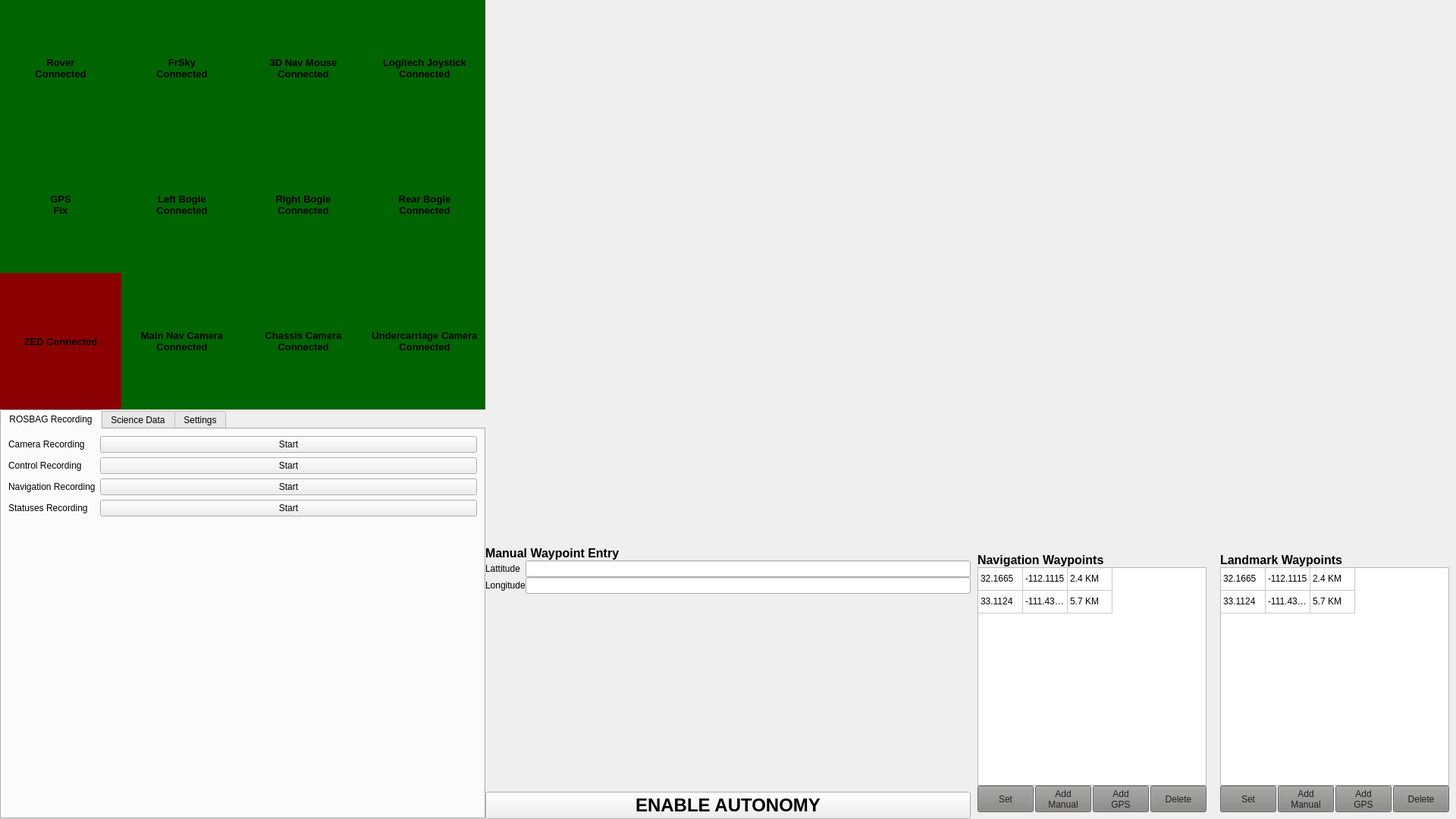
<?xml version="1.0" encoding="UTF-8"?>
<ui version="4.0">
 <class>MainWindow</class>
 <widget class="QMainWindow" name="MainWindow">
  <property name="geometry">
   <rect>
    <x>0</x>
    <y>0</y>
    <width>1920</width>
    <height>1080</height>
   </rect>
  </property>
  <property name="sizePolicy">
   <sizepolicy hsizetype="Fixed" vsizetype="Fixed">
    <horstretch>0</horstretch>
    <verstretch>0</verstretch>
   </sizepolicy>
  </property>
  <property name="minimumSize">
   <size>
    <width>1920</width>
    <height>1080</height>
   </size>
  </property>
  <property name="maximumSize">
   <size>
    <width>1920</width>
    <height>1080</height>
   </size>
  </property>
  <property name="windowTitle">
   <string>MainWindow</string>
  </property>
  <property name="windowOpacity">
   <double>1.000000000000000</double>
  </property>
  <widget class="QWidget" name="centralwidget">
   <layout class="QHBoxLayout" name="horizontalLayout">
    <property name="spacing">
     <number>0</number>
    </property>
    <property name="margin">
     <number>0</number>
    </property>
    <item>
     <layout class="QVBoxLayout" name="verticalLayout">
      <property name="spacing">
       <number>0</number>
      </property>
      <item>
       <widget class="QWidget" name="widget_4" native="true">
        <property name="sizePolicy">
         <sizepolicy hsizetype="Fixed" vsizetype="Fixed">
          <horstretch>0</horstretch>
          <verstretch>0</verstretch>
         </sizepolicy>
        </property>
        <property name="minimumSize">
         <size>
          <width>640</width>
          <height>540</height>
         </size>
        </property>
        <property name="maximumSize">
         <size>
          <width>640</width>
          <height>540</height>
         </size>
        </property>
        <layout class="QGridLayout" name="gridLayout_4">
         <property name="margin">
          <number>0</number>
         </property>
         <property name="spacing">
          <number>0</number>
         </property>
         <item row="1" column="4">
          <layout class="QGridLayout" name="gridLayout_5">
           <property name="spacing">
            <number>0</number>
           </property>
           <item row="1" column="2">
            <widget class="QLabel" name="label_9">
             <property name="sizePolicy">
              <sizepolicy hsizetype="Preferred" vsizetype="Preferred">
               <horstretch>0</horstretch>
               <verstretch>0</verstretch>
              </sizepolicy>
             </property>
             <property name="minimumSize">
              <size>
               <width>0</width>
               <height>0</height>
              </size>
             </property>
             <property name="maximumSize">
              <size>
               <width>9999999</width>
               <height>9999999</height>
              </size>
             </property>
             <property name="font">
              <font>
               <pointsize>10</pointsize>
               <weight>75</weight>
               <bold>true</bold>
              </font>
             </property>
             <property name="styleSheet">
              <string notr="true">background-color:darkgreen;</string>
             </property>
             <property name="frameShape">
              <enum>QFrame::NoFrame</enum>
             </property>
             <property name="text">
              <string>Left Bogie
Connected</string>
             </property>
             <property name="alignment">
              <set>Qt::AlignCenter</set>
             </property>
            </widget>
           </item>
           <item row="0" column="2">
            <widget class="QLabel" name="label_4">
             <property name="sizePolicy">
              <sizepolicy hsizetype="Preferred" vsizetype="Preferred">
               <horstretch>0</horstretch>
               <verstretch>0</verstretch>
              </sizepolicy>
             </property>
             <property name="minimumSize">
              <size>
               <width>0</width>
               <height>0</height>
              </size>
             </property>
             <property name="maximumSize">
              <size>
               <width>9999999</width>
               <height>9999999</height>
              </size>
             </property>
             <property name="sizeIncrement">
              <size>
               <width>0</width>
               <height>0</height>
              </size>
             </property>
             <property name="font">
              <font>
               <pointsize>10</pointsize>
               <weight>75</weight>
               <bold>true</bold>
              </font>
             </property>
             <property name="styleSheet">
              <string notr="true">background-color:darkgreen;</string>
             </property>
             <property name="text">
              <string>FrSky
Connected</string>
             </property>
             <property name="alignment">
              <set>Qt::AlignCenter</set>
             </property>
            </widget>
           </item>
           <item row="1" column="3">
            <widget class="QLabel" name="label_10">
             <property name="sizePolicy">
              <sizepolicy hsizetype="Preferred" vsizetype="Preferred">
               <horstretch>0</horstretch>
               <verstretch>0</verstretch>
              </sizepolicy>
             </property>
             <property name="minimumSize">
              <size>
               <width>0</width>
               <height>0</height>
              </size>
             </property>
             <property name="maximumSize">
              <size>
               <width>9999999</width>
               <height>9999999</height>
              </size>
             </property>
             <property name="font">
              <font>
               <pointsize>10</pointsize>
               <weight>75</weight>
               <bold>true</bold>
              </font>
             </property>
             <property name="autoFillBackground">
              <bool>false</bool>
             </property>
             <property name="styleSheet">
              <string notr="true">background-color:darkgreen;</string>
             </property>
             <property name="text">
              <string>Right Bogie
Connected</string>
             </property>
             <property name="alignment">
              <set>Qt::AlignCenter</set>
             </property>
            </widget>
           </item>
           <item row="1" column="0">
            <widget class="QLabel" name="label_8">
             <property name="sizePolicy">
              <sizepolicy hsizetype="Preferred" vsizetype="Preferred">
               <horstretch>0</horstretch>
               <verstretch>0</verstretch>
              </sizepolicy>
             </property>
             <property name="minimumSize">
              <size>
               <width>0</width>
               <height>0</height>
              </size>
             </property>
             <property name="maximumSize">
              <size>
               <width>9999999</width>
               <height>9999999</height>
              </size>
             </property>
             <property name="font">
              <font>
               <pointsize>10</pointsize>
               <weight>75</weight>
               <bold>true</bold>
              </font>
             </property>
             <property name="autoFillBackground">
              <bool>false</bool>
             </property>
             <property name="styleSheet">
              <string notr="true">background-color:darkgreen;</string>
             </property>
             <property name="text">
              <string>GPS
Fix</string>
             </property>
             <property name="alignment">
              <set>Qt::AlignCenter</set>
             </property>
            </widget>
           </item>
           <item row="0" column="4">
            <widget class="QLabel" name="label_19">
             <property name="sizePolicy">
              <sizepolicy hsizetype="Preferred" vsizetype="Preferred">
               <horstretch>0</horstretch>
               <verstretch>0</verstretch>
              </sizepolicy>
             </property>
             <property name="minimumSize">
              <size>
               <width>0</width>
               <height>0</height>
              </size>
             </property>
             <property name="maximumSize">
              <size>
               <width>9999999</width>
               <height>9999999</height>
              </size>
             </property>
             <property name="font">
              <font>
               <pointsize>10</pointsize>
               <weight>75</weight>
               <bold>true</bold>
              </font>
             </property>
             <property name="styleSheet">
              <string notr="true">background-color:darkgreen;</string>
             </property>
             <property name="frameShape">
              <enum>QFrame::NoFrame</enum>
             </property>
             <property name="text">
              <string>Logitech Joystick
Connected</string>
             </property>
             <property name="alignment">
              <set>Qt::AlignCenter</set>
             </property>
            </widget>
           </item>
           <item row="1" column="4">
            <widget class="QLabel" name="label_20">
             <property name="sizePolicy">
              <sizepolicy hsizetype="Preferred" vsizetype="Preferred">
               <horstretch>0</horstretch>
               <verstretch>0</verstretch>
              </sizepolicy>
             </property>
             <property name="minimumSize">
              <size>
               <width>0</width>
               <height>0</height>
              </size>
             </property>
             <property name="maximumSize">
              <size>
               <width>9999999</width>
               <height>9999999</height>
              </size>
             </property>
             <property name="font">
              <font>
               <pointsize>10</pointsize>
               <weight>75</weight>
               <bold>true</bold>
              </font>
             </property>
             <property name="styleSheet">
              <string notr="true">background-color:darkgreen;</string>
             </property>
             <property name="frameShape">
              <enum>QFrame::NoFrame</enum>
             </property>
             <property name="text">
              <string>Rear Bogie
Connected</string>
             </property>
             <property name="alignment">
              <set>Qt::AlignCenter</set>
             </property>
            </widget>
           </item>
           <item row="0" column="0">
            <widget class="QLabel" name="label">
             <property name="sizePolicy">
              <sizepolicy hsizetype="Preferred" vsizetype="Preferred">
               <horstretch>0</horstretch>
               <verstretch>0</verstretch>
              </sizepolicy>
             </property>
             <property name="minimumSize">
              <size>
               <width>0</width>
               <height>0</height>
              </size>
             </property>
             <property name="maximumSize">
              <size>
               <width>9999999</width>
               <height>9999999</height>
              </size>
             </property>
             <property name="font">
              <font>
               <pointsize>10</pointsize>
               <weight>75</weight>
               <bold>true</bold>
              </font>
             </property>
             <property name="styleSheet">
              <string notr="true">background-color:darkgreen;</string>
             </property>
             <property name="frameShape">
              <enum>QFrame::NoFrame</enum>
             </property>
             <property name="text">
              <string>Rover
Connected</string>
             </property>
             <property name="alignment">
              <set>Qt::AlignCenter</set>
             </property>
            </widget>
           </item>
           <item row="0" column="3">
            <widget class="QLabel" name="label_5">
             <property name="sizePolicy">
              <sizepolicy hsizetype="Preferred" vsizetype="Preferred">
               <horstretch>0</horstretch>
               <verstretch>0</verstretch>
              </sizepolicy>
             </property>
             <property name="minimumSize">
              <size>
               <width>0</width>
               <height>0</height>
              </size>
             </property>
             <property name="maximumSize">
              <size>
               <width>9999999</width>
               <height>9999999</height>
              </size>
             </property>
             <property name="font">
              <font>
               <pointsize>10</pointsize>
               <weight>75</weight>
               <bold>true</bold>
              </font>
             </property>
             <property name="autoFillBackground">
              <bool>false</bool>
             </property>
             <property name="styleSheet">
              <string notr="true">background-color:darkgreen;</string>
             </property>
             <property name="text">
              <string>3D Nav Mouse
Connected</string>
             </property>
             <property name="alignment">
              <set>Qt::AlignCenter</set>
             </property>
            </widget>
           </item>
           <item row="2" column="0">
            <widget class="QLabel" name="label_7">
             <property name="sizePolicy">
              <sizepolicy hsizetype="Preferred" vsizetype="Preferred">
               <horstretch>0</horstretch>
               <verstretch>0</verstretch>
              </sizepolicy>
             </property>
             <property name="minimumSize">
              <size>
               <width>0</width>
               <height>0</height>
              </size>
             </property>
             <property name="maximumSize">
              <size>
               <width>9999999</width>
               <height>9999999</height>
              </size>
             </property>
             <property name="font">
              <font>
               <pointsize>10</pointsize>
               <weight>75</weight>
               <bold>true</bold>
              </font>
             </property>
             <property name="styleSheet">
              <string notr="true">background-color:darkred;</string>
             </property>
             <property name="frameShape">
              <enum>QFrame::NoFrame</enum>
             </property>
             <property name="text">
              <string>ZED Connected</string>
             </property>
             <property name="alignment">
              <set>Qt::AlignCenter</set>
             </property>
            </widget>
           </item>
           <item row="2" column="2">
            <widget class="QLabel" name="label_21">
             <property name="sizePolicy">
              <sizepolicy hsizetype="Preferred" vsizetype="Preferred">
               <horstretch>0</horstretch>
               <verstretch>0</verstretch>
              </sizepolicy>
             </property>
             <property name="minimumSize">
              <size>
               <width>0</width>
               <height>0</height>
              </size>
             </property>
             <property name="maximumSize">
              <size>
               <width>9999999</width>
               <height>9999999</height>
              </size>
             </property>
             <property name="font">
              <font>
               <pointsize>10</pointsize>
               <weight>75</weight>
               <bold>true</bold>
              </font>
             </property>
             <property name="styleSheet">
              <string notr="true">background-color:darkgreen;</string>
             </property>
             <property name="frameShape">
              <enum>QFrame::NoFrame</enum>
             </property>
             <property name="text">
              <string>Main Nav Camera
Connected</string>
             </property>
             <property name="alignment">
              <set>Qt::AlignCenter</set>
             </property>
            </widget>
           </item>
           <item row="2" column="3">
            <widget class="QLabel" name="label_11">
             <property name="sizePolicy">
              <sizepolicy hsizetype="Preferred" vsizetype="Preferred">
               <horstretch>0</horstretch>
               <verstretch>0</verstretch>
              </sizepolicy>
             </property>
             <property name="minimumSize">
              <size>
               <width>0</width>
               <height>0</height>
              </size>
             </property>
             <property name="maximumSize">
              <size>
               <width>9999999</width>
               <height>9999999</height>
              </size>
             </property>
             <property name="sizeIncrement">
              <size>
               <width>0</width>
               <height>0</height>
              </size>
             </property>
             <property name="font">
              <font>
               <pointsize>10</pointsize>
               <weight>75</weight>
               <bold>true</bold>
              </font>
             </property>
             <property name="styleSheet">
              <string notr="true">background-color:darkgreen;</string>
             </property>
             <property name="text">
              <string>Chassis Camera
Connected</string>
             </property>
             <property name="alignment">
              <set>Qt::AlignCenter</set>
             </property>
            </widget>
           </item>
           <item row="2" column="4">
            <widget class="QLabel" name="label_6">
             <property name="sizePolicy">
              <sizepolicy hsizetype="Preferred" vsizetype="Preferred">
               <horstretch>0</horstretch>
               <verstretch>0</verstretch>
              </sizepolicy>
             </property>
             <property name="minimumSize">
              <size>
               <width>0</width>
               <height>0</height>
              </size>
             </property>
             <property name="maximumSize">
              <size>
               <width>9999999</width>
               <height>9999999</height>
              </size>
             </property>
             <property name="sizeIncrement">
              <size>
               <width>0</width>
               <height>0</height>
              </size>
             </property>
             <property name="font">
              <font>
               <pointsize>10</pointsize>
               <weight>75</weight>
               <bold>true</bold>
              </font>
             </property>
             <property name="styleSheet">
              <string notr="true">background-color:darkgreen;</string>
             </property>
             <property name="text">
              <string>Undercarriage Camera
Connected</string>
             </property>
             <property name="alignment">
              <set>Qt::AlignCenter</set>
             </property>
            </widget>
           </item>
          </layout>
         </item>
        </layout>
       </widget>
      </item>
      <item>
       <widget class="QTabWidget" name="tabWidget">
        <property name="sizePolicy">
         <sizepolicy hsizetype="Fixed" vsizetype="Fixed">
          <horstretch>0</horstretch>
          <verstretch>0</verstretch>
         </sizepolicy>
        </property>
        <property name="minimumSize">
         <size>
          <width>640</width>
          <height>540</height>
         </size>
        </property>
        <property name="maximumSize">
         <size>
          <width>640</width>
          <height>540</height>
         </size>
        </property>
        <property name="currentIndex">
         <number>0</number>
        </property>
        <widget class="QWidget" name="tab">
         <attribute name="title">
          <string>ROSBAG Recording</string>
         </attribute>
         <layout class="QFormLayout" name="formLayout">
          <item row="1" column="0">
           <widget class="QLabel" name="label_12">
            <property name="text">
             <string>Camera Recording</string>
            </property>
           </widget>
          </item>
          <item row="1" column="1">
           <widget class="QPushButton" name="pushButton_10">
            <property name="text">
             <string>Start</string>
            </property>
           </widget>
          </item>
          <item row="2" column="0">
           <widget class="QLabel" name="label_13">
            <property name="text">
             <string>Control Recording</string>
            </property>
           </widget>
          </item>
          <item row="3" column="0">
           <widget class="QLabel" name="label_14">
            <property name="text">
             <string>Navigation Recording</string>
            </property>
           </widget>
          </item>
          <item row="4" column="0">
           <widget class="QLabel" name="label_15">
            <property name="text">
             <string>Statuses Recording</string>
            </property>
           </widget>
          </item>
          <item row="2" column="1">
           <widget class="QPushButton" name="pushButton_11">
            <property name="text">
             <string>Start</string>
            </property>
           </widget>
          </item>
          <item row="4" column="1">
           <widget class="QPushButton" name="pushButton_12">
            <property name="text">
             <string>Start</string>
            </property>
           </widget>
          </item>
          <item row="3" column="1">
           <widget class="QPushButton" name="pushButton_13">
            <property name="text">
             <string>Start</string>
            </property>
           </widget>
          </item>
         </layout>
        </widget>
        <widget class="QWidget" name="tab_3">
         <attribute name="title">
          <string>Science Data</string>
         </attribute>
        </widget>
        <widget class="QWidget" name="tab_2">
         <attribute name="title">
          <string>Settings</string>
         </attribute>
        </widget>
       </widget>
      </item>
     </layout>
    </item>
    <item>
     <layout class="QVBoxLayout" name="verticalLayout_2">
      <property name="spacing">
       <number>0</number>
      </property>
      <item>
       <widget class="QLabel" name="mapping_label">
        <property name="sizePolicy">
         <sizepolicy hsizetype="Fixed" vsizetype="Fixed">
          <horstretch>0</horstretch>
          <verstretch>0</verstretch>
         </sizepolicy>
        </property>
        <property name="minimumSize">
         <size>
          <width>1280</width>
          <height>720</height>
         </size>
        </property>
        <property name="maximumSize">
         <size>
          <width>1280</width>
          <height>720</height>
         </size>
        </property>
        <property name="text">
         <string/>
        </property>
       </widget>
      </item>
      <item>
       <layout class="QHBoxLayout" name="horizontalLayout_2">
        <property name="spacing">
         <number>0</number>
        </property>
        <item>
         <widget class="QWidget" name="widget" native="true">
          <property name="sizePolicy">
           <sizepolicy hsizetype="Fixed" vsizetype="Fixed">
            <horstretch>0</horstretch>
            <verstretch>0</verstretch>
           </sizepolicy>
          </property>
          <property name="minimumSize">
           <size>
            <width>640</width>
            <height>360</height>
           </size>
          </property>
          <property name="maximumSize">
           <size>
            <width>640</width>
            <height>360</height>
           </size>
          </property>
          <layout class="QGridLayout" name="gridLayout">
           <property name="margin">
            <number>0</number>
           </property>
           <property name="spacing">
            <number>0</number>
           </property>
           <item row="0" column="0">
            <layout class="QVBoxLayout" name="verticalLayout_3">
             <item>
              <widget class="QLabel" name="label_16">
               <property name="font">
                <font>
                 <pointsize>12</pointsize>
                 <weight>75</weight>
                 <bold>true</bold>
                </font>
               </property>
               <property name="text">
                <string>Manual Waypoint Entry</string>
               </property>
              </widget>
             </item>
             <item>
              <layout class="QFormLayout" name="formLayout_2">
               <item row="0" column="0">
                <widget class="QLabel" name="label_17">
                 <property name="text">
                  <string>Lattitude</string>
                 </property>
                </widget>
               </item>
               <item row="0" column="1">
                <widget class="QLineEdit" name="lineEdit"/>
               </item>
               <item row="1" column="0">
                <widget class="QLabel" name="label_18">
                 <property name="text">
                  <string>Longitude</string>
                 </property>
                </widget>
               </item>
               <item row="1" column="1">
                <widget class="QLineEdit" name="lineEdit_2"/>
               </item>
              </layout>
             </item>
             <item>
              <spacer name="verticalSpacer">
               <property name="orientation">
                <enum>Qt::Vertical</enum>
               </property>
               <property name="sizeHint" stdset="0">
                <size>
                 <width>20</width>
                 <height>40</height>
                </size>
               </property>
              </spacer>
             </item>
             <item>
              <widget class="QPushButton" name="pushButton_9">
               <property name="font">
                <font>
                 <pointsize>18</pointsize>
                 <weight>75</weight>
                 <bold>true</bold>
                </font>
               </property>
               <property name="text">
                <string>ENABLE AUTONOMY</string>
               </property>
              </widget>
             </item>
            </layout>
           </item>
          </layout>
         </widget>
        </item>
        <item>
         <widget class="QWidget" name="widget_3" native="true">
          <property name="sizePolicy">
           <sizepolicy hsizetype="Fixed" vsizetype="Fixed">
            <horstretch>0</horstretch>
            <verstretch>0</verstretch>
           </sizepolicy>
          </property>
          <property name="minimumSize">
           <size>
            <width>320</width>
            <height>360</height>
           </size>
          </property>
          <property name="maximumSize">
           <size>
            <width>320</width>
            <height>360</height>
           </size>
          </property>
          <layout class="QGridLayout" name="gridLayout_2">
           <item row="0" column="0">
            <layout class="QVBoxLayout" name="verticalLayout_4">
             <property name="spacing">
              <number>0</number>
             </property>
             <item>
              <widget class="QLabel" name="label_2">
               <property name="font">
                <font>
                 <pointsize>12</pointsize>
                 <weight>75</weight>
                 <bold>true</bold>
                </font>
               </property>
               <property name="text">
                <string>Navigation Waypoints</string>
               </property>
              </widget>
             </item>
             <item>
              <widget class="QTableWidget" name="tableWidget">
               <property name="styleSheet">
                <string notr="true">QTableView{
	selection-background-color: #DE8D47;
}

QTableView QHeaderView{
	background-color: #201F1D;
}

QTableView QHeaderView::section{
	background-color: #201F1D;
}

QTableView QTableCornerButton::section{
	background-color: #201F1D;
}</string>
               </property>
               <property name="horizontalScrollBarPolicy">
                <enum>Qt::ScrollBarAlwaysOff</enum>
               </property>
               <property name="alternatingRowColors">
                <bool>false</bool>
               </property>
               <property name="selectionMode">
                <enum>QAbstractItemView::ExtendedSelection</enum>
               </property>
               <property name="selectionBehavior">
                <enum>QAbstractItemView::SelectRows</enum>
               </property>
               <property name="cornerButtonEnabled">
                <bool>false</bool>
               </property>
               <attribute name="horizontalHeaderVisible">
                <bool>false</bool>
               </attribute>
               <attribute name="horizontalHeaderCascadingSectionResizes">
                <bool>false</bool>
               </attribute>
               <attribute name="horizontalHeaderDefaultSectionSize">
                <number>59</number>
               </attribute>
               <attribute name="horizontalHeaderMinimumSectionSize">
                <number>53</number>
               </attribute>
               <attribute name="verticalHeaderVisible">
                <bool>false</bool>
               </attribute>
               <attribute name="verticalHeaderCascadingSectionResizes">
                <bool>false</bool>
               </attribute>
               <attribute name="verticalHeaderDefaultSectionSize">
                <number>30</number>
               </attribute>
               <row>
                <property name="text">
                 <string>1</string>
                </property>
               </row>
               <row>
                <property name="text">
                 <string>2</string>
                </property>
               </row>
               <column>
                <property name="text">
                 <string>LAT</string>
                </property>
               </column>
               <column>
                <property name="text">
                 <string>LON</string>
                </property>
               </column>
               <column>
                <property name="text">
                 <string>DIST</string>
                </property>
               </column>
               <item row="0" column="0">
                <property name="text">
                 <string>32.1665</string>
                </property>
               </item>
               <item row="0" column="1">
                <property name="text">
                 <string>-112.1115</string>
                </property>
               </item>
               <item row="0" column="2">
                <property name="text">
                 <string>2.4 KM</string>
                </property>
               </item>
               <item row="1" column="0">
                <property name="text">
                 <string>33.1124</string>
                </property>
               </item>
               <item row="1" column="1">
                <property name="text">
                 <string>-111.4334</string>
                </property>
               </item>
               <item row="1" column="2">
                <property name="text">
                 <string>5.7 KM</string>
                </property>
               </item>
              </widget>
             </item>
             <item>
              <layout class="QHBoxLayout" name="horizontalLayout_8">
               <property name="spacing">
                <number>2</number>
               </property>
               <item>
                <widget class="QPushButton" name="pushButton_2">
                 <property name="sizePolicy">
                  <sizepolicy hsizetype="Fixed" vsizetype="Fixed">
                   <horstretch>0</horstretch>
                   <verstretch>0</verstretch>
                  </sizepolicy>
                 </property>
                 <property name="minimumSize">
                  <size>
                   <width>65</width>
                   <height>35</height>
                  </size>
                 </property>
                 <property name="styleSheet">
                  <string notr="true">QPushButton{
	color: #201F1D;
	background-color: #868685;
}</string>
                 </property>
                 <property name="text">
                  <string>Set</string>
                 </property>
                </widget>
               </item>
               <item>
                <widget class="QPushButton" name="pushButton">
                 <property name="sizePolicy">
                  <sizepolicy hsizetype="Fixed" vsizetype="Fixed">
                   <horstretch>0</horstretch>
                   <verstretch>0</verstretch>
                  </sizepolicy>
                 </property>
                 <property name="minimumSize">
                  <size>
                   <width>65</width>
                   <height>35</height>
                  </size>
                 </property>
                 <property name="styleSheet">
                  <string notr="true">QPushButton{
	color: #201F1D;
	background-color: #868685;
}</string>
                 </property>
                 <property name="text">
                  <string>Add
Manual</string>
                 </property>
                </widget>
               </item>
               <item>
                <widget class="QPushButton" name="pushButton_4">
                 <property name="sizePolicy">
                  <sizepolicy hsizetype="Fixed" vsizetype="Fixed">
                   <horstretch>0</horstretch>
                   <verstretch>0</verstretch>
                  </sizepolicy>
                 </property>
                 <property name="minimumSize">
                  <size>
                   <width>65</width>
                   <height>35</height>
                  </size>
                 </property>
                 <property name="styleSheet">
                  <string notr="true">QPushButton{
	color: #201F1D;
	background-color: #868685;
}</string>
                 </property>
                 <property name="text">
                  <string>Add
GPS</string>
                 </property>
                </widget>
               </item>
               <item>
                <widget class="QPushButton" name="pushButton_3">
                 <property name="sizePolicy">
                  <sizepolicy hsizetype="Fixed" vsizetype="Fixed">
                   <horstretch>0</horstretch>
                   <verstretch>0</verstretch>
                  </sizepolicy>
                 </property>
                 <property name="minimumSize">
                  <size>
                   <width>65</width>
                   <height>35</height>
                  </size>
                 </property>
                 <property name="styleSheet">
                  <string notr="true">QPushButton{
	color: #201F1D;
	background-color: #868685;
}</string>
                 </property>
                 <property name="text">
                  <string>Delete</string>
                 </property>
                </widget>
               </item>
              </layout>
             </item>
            </layout>
           </item>
          </layout>
         </widget>
        </item>
        <item>
         <widget class="QWidget" name="widget_2" native="true">
          <property name="sizePolicy">
           <sizepolicy hsizetype="Fixed" vsizetype="Fixed">
            <horstretch>0</horstretch>
            <verstretch>0</verstretch>
           </sizepolicy>
          </property>
          <property name="minimumSize">
           <size>
            <width>320</width>
            <height>360</height>
           </size>
          </property>
          <property name="maximumSize">
           <size>
            <width>320</width>
            <height>360</height>
           </size>
          </property>
          <layout class="QGridLayout" name="gridLayout_3">
           <item row="0" column="0">
            <layout class="QVBoxLayout" name="verticalLayout_5">
             <property name="spacing">
              <number>0</number>
             </property>
             <item>
              <widget class="QLabel" name="label_3">
               <property name="font">
                <font>
                 <pointsize>12</pointsize>
                 <weight>75</weight>
                 <bold>true</bold>
                </font>
               </property>
               <property name="text">
                <string>Landmark Waypoints</string>
               </property>
              </widget>
             </item>
             <item>
              <widget class="QTableWidget" name="tableWidget_2">
               <property name="styleSheet">
                <string notr="true">QTableView{
	selection-background-color: #DE8D47;
}

QTableView QHeaderView{
	background-color: #201F1D;
}

QTableView QHeaderView::section{
	background-color: #201F1D;
}

QTableView QTableCornerButton::section{
	background-color: #201F1D;
}</string>
               </property>
               <property name="horizontalScrollBarPolicy">
                <enum>Qt::ScrollBarAlwaysOff</enum>
               </property>
               <property name="alternatingRowColors">
                <bool>false</bool>
               </property>
               <property name="selectionMode">
                <enum>QAbstractItemView::ExtendedSelection</enum>
               </property>
               <property name="selectionBehavior">
                <enum>QAbstractItemView::SelectRows</enum>
               </property>
               <property name="cornerButtonEnabled">
                <bool>false</bool>
               </property>
               <attribute name="horizontalHeaderVisible">
                <bool>false</bool>
               </attribute>
               <attribute name="horizontalHeaderCascadingSectionResizes">
                <bool>false</bool>
               </attribute>
               <attribute name="horizontalHeaderDefaultSectionSize">
                <number>59</number>
               </attribute>
               <attribute name="horizontalHeaderMinimumSectionSize">
                <number>53</number>
               </attribute>
               <attribute name="verticalHeaderVisible">
                <bool>false</bool>
               </attribute>
               <attribute name="verticalHeaderCascadingSectionResizes">
                <bool>false</bool>
               </attribute>
               <attribute name="verticalHeaderDefaultSectionSize">
                <number>30</number>
               </attribute>
               <row>
                <property name="text">
                 <string>1</string>
                </property>
               </row>
               <row>
                <property name="text">
                 <string>2</string>
                </property>
               </row>
               <column>
                <property name="text">
                 <string>LAT</string>
                </property>
               </column>
               <column>
                <property name="text">
                 <string>LON</string>
                </property>
               </column>
               <column>
                <property name="text">
                 <string>DIST</string>
                </property>
               </column>
               <item row="0" column="0">
                <property name="text">
                 <string>32.1665</string>
                </property>
               </item>
               <item row="0" column="1">
                <property name="text">
                 <string>-112.1115</string>
                </property>
               </item>
               <item row="0" column="2">
                <property name="text">
                 <string>2.4 KM</string>
                </property>
               </item>
               <item row="1" column="0">
                <property name="text">
                 <string>33.1124</string>
                </property>
               </item>
               <item row="1" column="1">
                <property name="text">
                 <string>-111.4334</string>
                </property>
               </item>
               <item row="1" column="2">
                <property name="text">
                 <string>5.7 KM</string>
                </property>
               </item>
              </widget>
             </item>
             <item>
              <layout class="QHBoxLayout" name="horizontalLayout_9">
               <property name="spacing">
                <number>2</number>
               </property>
               <item>
                <widget class="QPushButton" name="pushButton_5">
                 <property name="sizePolicy">
                  <sizepolicy hsizetype="Fixed" vsizetype="Fixed">
                   <horstretch>0</horstretch>
                   <verstretch>0</verstretch>
                  </sizepolicy>
                 </property>
                 <property name="minimumSize">
                  <size>
                   <width>65</width>
                   <height>35</height>
                  </size>
                 </property>
                 <property name="styleSheet">
                  <string notr="true">QPushButton{
	color: #201F1D;
	background-color: #868685;
}</string>
                 </property>
                 <property name="text">
                  <string>Set</string>
                 </property>
                </widget>
               </item>
               <item>
                <widget class="QPushButton" name="pushButton_6">
                 <property name="sizePolicy">
                  <sizepolicy hsizetype="Fixed" vsizetype="Fixed">
                   <horstretch>0</horstretch>
                   <verstretch>0</verstretch>
                  </sizepolicy>
                 </property>
                 <property name="minimumSize">
                  <size>
                   <width>65</width>
                   <height>35</height>
                  </size>
                 </property>
                 <property name="styleSheet">
                  <string notr="true">QPushButton{
	color: #201F1D;
	background-color: #868685;
}</string>
                 </property>
                 <property name="text">
                  <string>Add
Manual</string>
                 </property>
                </widget>
               </item>
               <item>
                <widget class="QPushButton" name="pushButton_7">
                 <property name="sizePolicy">
                  <sizepolicy hsizetype="Fixed" vsizetype="Fixed">
                   <horstretch>0</horstretch>
                   <verstretch>0</verstretch>
                  </sizepolicy>
                 </property>
                 <property name="minimumSize">
                  <size>
                   <width>65</width>
                   <height>35</height>
                  </size>
                 </property>
                 <property name="styleSheet">
                  <string notr="true">QPushButton{
	color: #201F1D;
	background-color: #868685;
}</string>
                 </property>
                 <property name="text">
                  <string>Add
GPS</string>
                 </property>
                </widget>
               </item>
               <item>
                <widget class="QPushButton" name="pushButton_8">
                 <property name="sizePolicy">
                  <sizepolicy hsizetype="Fixed" vsizetype="Fixed">
                   <horstretch>0</horstretch>
                   <verstretch>0</verstretch>
                  </sizepolicy>
                 </property>
                 <property name="minimumSize">
                  <size>
                   <width>65</width>
                   <height>35</height>
                  </size>
                 </property>
                 <property name="styleSheet">
                  <string notr="true">QPushButton{
	color: #201F1D;
	background-color: #868685;
}</string>
                 </property>
                 <property name="text">
                  <string>Delete</string>
                 </property>
                </widget>
               </item>
              </layout>
             </item>
            </layout>
           </item>
          </layout>
         </widget>
        </item>
       </layout>
      </item>
     </layout>
    </item>
   </layout>
  </widget>
 </widget>
 <resources/>
 <connections/>
</ui>
